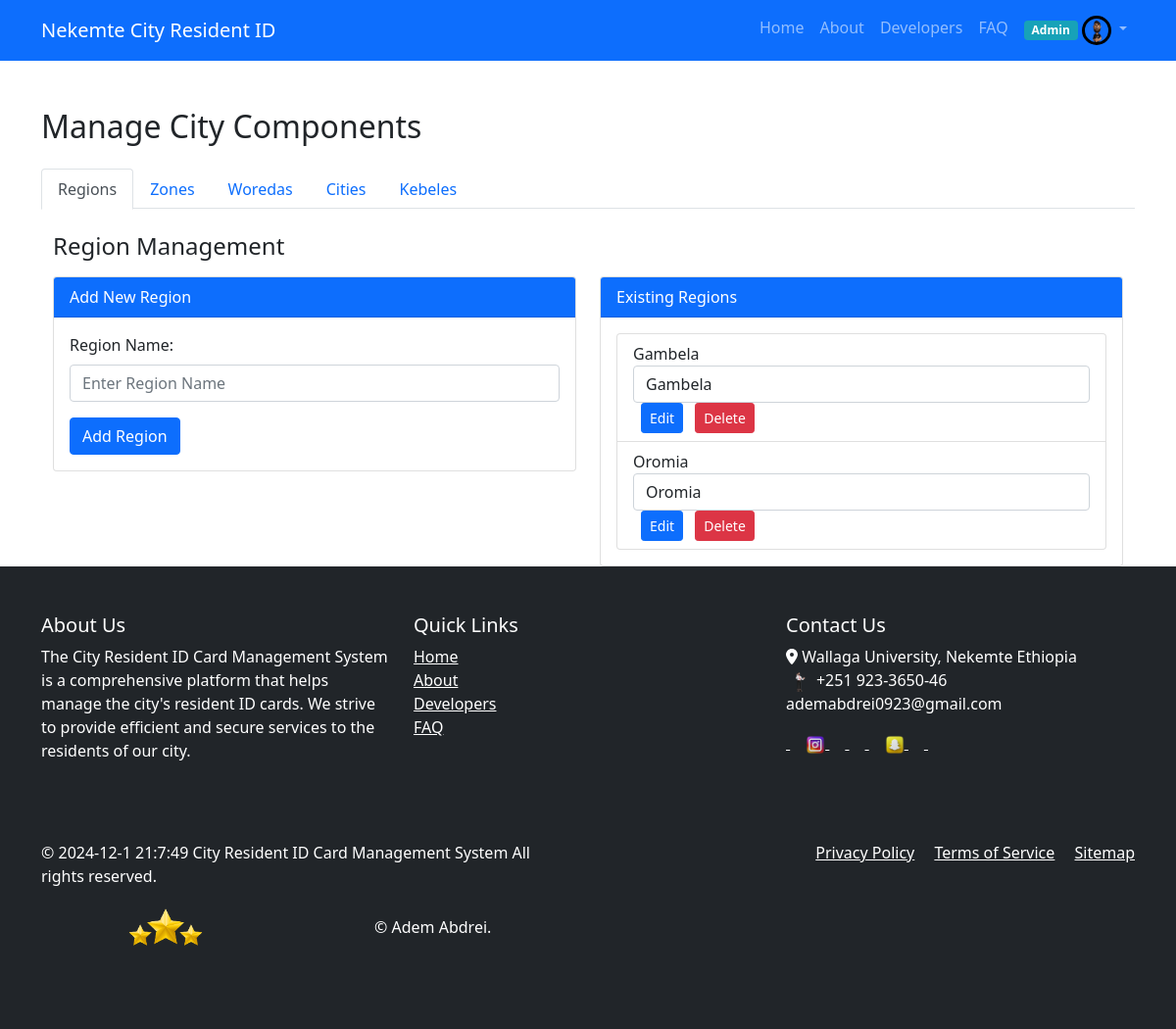
Page /admin/admin_manage_components.php (signed in) on the committed database.
### tables this page shows
CREATE TABLE `region` (
  `region_id` int(11) NOT NULL,
  `region_name` varchar(50) NOT NULL
);

### admin/admin_manage_components.php (the view, shortened to what this page needs)
<?php
function getRegions($conn)
{
    $sql = "SELECT * FROM region";
    $result = $conn->query($sql);
    return $result->fetch_all(MYSQLI_ASSOC);
}
?>
<!DOCTYPE html>
<html lang="en">
<head>
    <link rel="stylesheet" href="https://stackpath.bootstrapcdn.com/bootstrap/4.5.2/css/bootstrap.min.css">
</head>
<body>
    <?php include '../includes/header.php'; ?>
    <div class="container mt-5">
        <h2 class="mb-4">Manage City Components</h2>
        <ul class="nav nav-tabs mb-4" id="componentTabs" role="tablist">
            <li class="nav-item" role="presentation">
                <a class="nav-link active" id="region-tab" data-toggle="tab" href="#region" role="tab" aria-controls="region" aria-selected="true">Regions</a>
            </li>
            <li class="nav-item" role="presentation">
                <a class="nav-link" id="zone-tab" data-toggle="tab" href="#zone" role="tab" aria-controls="zone" aria-selected="false">Zones</a>
            </li>
            <li class="nav-item" role="presentation">
                <a class="nav-link" id="woreda-tab" data-toggle="tab" href="#woreda" role="tab" aria-controls="woreda" aria-selected="false">Woredas</a>
            </li>
            <li class="nav-item" role="presentation">
                <a class="nav-link" id="city-tab" data-toggle="tab" href="#city" role="tab" aria-controls="city" aria-selected="false">Cities</a>
            </li>
            <li class="nav-item" role="presentation">
                <a class="nav-link" id="kebele-tab" data-toggle="tab" href="#kebele" role="tab" aria-controls="kebele" aria-selected="false">Kebeles</a>
            </li>
        </ul>
        <div class="tab-content">
            <div class="tab-pane fade show active" id="region" role="tabpanel" aria-labelledby="region-tab">
                <div class="container mt-4">
                    <h4 class="mb-3">Region Management</h4>
                    <div class="row">
                        <div class="col-md-6">
                            <div class="card">
                                <div class="card-header bg-primary text-white">
                                    Add New Region
                                </div>
                                <div class="card-body">
                                    <form action="<?php echo htmlspecialchars($_SERVER["PHP_SELF"]); ?>" method="POST">
                                        <div class="form-group">
                                            <label for="regionName">Region Name:</label>
                                            <input type="text" name="region_name" class="form-control" id="regionName" placeholder="Enter Region Name" required>
                                        </div>
                                        <button type="submit" name="add_region" class="btn btn-primary">Add Region</button>
                                    </form>
                                </div>
                            </div>
                        </div>
                        <div class="col-md-6">
                            <div class="card">
                                <div class="card-header bg-primary text-white">
                                    Existing Regions
                                </div>
                                <div class="card-body">
                                    <ul class="list-group" id="regionList">
                                        <?php $regions = getRegions($conn);
                                        foreach ($regions as $region) : ?>
                                            <li class="list-group-item">
                                                <?php echo $region['region_name']; ?>
                                                <form action="<?php echo htmlspecialchars($_SERVER["PHP_SELF"]); ?>" method="POST" class="d-inline">
                                                    <input type="text" name="edit_region_name" class="form-control d-inline" value="<?php echo $region['region_name']; ?>" required>
                                                    <button type="submit" name="edit_region" class="btn btn-sm btn-primary ml-2">Edit</button>
                                                </form>
                                                <form action="<?php echo htmlspecialchars($_SERVER["PHP_SELF"]); ?>" method="POST" class="d-inline">
                                                    <button type="submit" name="delete_region" class="btn btn-sm btn-danger ml-2">Delete</button>
                                                </form>
                                            </li>
                                        <?php endforeach; ?>
                                    </ul>
                                </div>
                            </div>
                        </div>
                    </div>
                </div>
            </div>
        </div>
    </div>
    <?php include '../includes/footer.php'; ?>
</body>
</html>

### includes/header.php (shortened to what this page needs)
<!DOCTYPE html>
<html lang="en">
<head>
    <link rel="stylesheet" href="/cricms2/css/bootstrap.min.css">
</head>
<body>
    <header>
        <nav class="navbar navbar-expand-lg navbar-dark bg-primary">
            <div class="container">
                <a class="navbar-brand" href="/cricms2/index.php">Nekemte City Resident ID</a>
                <div class="collapse navbar-collapse" id="navbarNav">
                    <ul class="navbar-nav ml-auto">
                        <li class="nav-item">
                            <a class="nav-link" href="/cricms2/index.php">Home</a>
                        </li>
                        <li class="nav-item">
                            <a class="nav-link" href="/cricms2/about.php">About</a>
                        </li>
                        <li class="nav-item">
                            <a class="nav-link" href="/cricms2/developers.php">Developers</a>
                        </li>
                        <li class="nav-item">
                            <a class="nav-link" href="/cricms2/faq.php">FAQ</a>
                        </li>
                        <?php if (isset($_SESSION["user_type"])) { ?>
                            <li class="nav-item dropdown">
                                <a class="nav-link dropdown-toggle" href="#" id="navbarDropdown" role="button" data-toggle="dropdown" aria-haspopup="true" aria-expanded="false">
                                    <span class="badge badge-pill badge-info"><?php echo ucfirst($_SESSION["user_type"]); ?></span>
                                    <?php if (!empty($_SESSION["image"]) && file_exists($_SESSION["image"])) : ?>
                                        <img src="<?php echo $_SESSION["image"]; ?>" alt="" style="width: 30px; height: 30px; border-radius: 50%; border: 3px solid black;">
                                    <?php else : ?>
                                        <img src="/odps/images/favicon/favicon.jpg" alt="" style="width: 30px; height: 30px; border-radius: 50%;border: 3px solid black;">
                                    <?php endif; ?>
                                </a>
                            </li>
                        <?php } ?>
                    </ul>
                </div>
            </div>
        </nav>
    </header>

### includes/footer.php (shortened to what this page needs)
<footer class="bg-dark text-white py-5">
    <div class="container">
        <div class="row">
            <div class="col-md-4 mb-4 mb-md-0">
                <h5>About Us</h5>
                <p>The City Resident ID Card Management System is a comprehensive platform that helps manage the city's
                    resident ID cards. We strive to provide efficient and secure services to the residents of our city.
                </p>
            </div>
            <div class="col-md-4 mb-4 mb-md-0">
                <h5>Quick Links</h5>
                <ul class="list-unstyled">
                    <li><a href="/cricms2/index.php" class="text-white">Home</a></li>
                    <li><a href="/cricms2/about.php" class="text-white">About</a></li>
                    <li><a href="/cricms2/developers.php" class="text-white">Developers</a></li>
                    <li><a href="/cricms2/faq.php" class="text-white">FAQ</a></li>
                </ul>
            </div>
            <div class="col-md-4">
                <h5>Contact Us</h5>
                <ul class="list-unstyled">
                    <li><i class="fas fa-map-marker-alt"></i> Wallaga University, Nekemte Ethiopia</li>
                    <li><img src="/cricms2/images/man-talking-on-phone-3021098.png" alt=""></i> +251 923-3650-46</li>
                    <li> </i> ademabdrei0923@gmail.com</li>
                </ul>
                <div class="social-icons">
                    <a href="#" class="text-white mr-3"> <img src="/cricms2/images/facebook.png" alt=""> </a>
                    <a href="#" class="text-white mr-3"> <img src="/cricms2/images/instagram.png" alt=""> </a>
                    <a href="#" class="text-white mr-3"> <img src="/cricms2/images/twitter.png" alt=""> </a>
                    <a href="#" class="text-white mr-3"> <img src="/cricms2/images/pintrest.png" alt=""> </a>
                    <a href="#" class="text-white mr-3"> <img src="/cricms2/images/snapchat.png" alt=""> </a>
                    <a href="#" class="text-white mr-3"> <img src="/cricms2/images/twitter.png" alt=""> </a>
                </div>
            </div>
        </div>
    </div>
    <div class="container-fluid bg-darker-dark py-3 mt-5">
        <div class="container">
            <div class="row">
                <div class="col-md-6">
                    <p class="mb-0">&copy; <span id="date-time"></span> City Resident ID Card Management System All
                        rights reserved.</p>
                    <div style="display: flex; align-items:center ; justify-content: space-around">
                        <div class="star">
                            <img src="/cricms2/images/star.png" alt="">
                        </div>
                        <p class="mb-0">&copy; Adem Abdrei.</p>
                    </div>
                </div>
                <div class="col-md-6 text-md-right">
                    <a href="#" class="text-white mr-3">Privacy Policy</a>
                    <a href="#" class="text-white mr-3">Terms of Service</a>
                    <a href="#" class="text-white">Sitemap</a>
                </div>
            </div>
        </div>
    </div>
</footer>
<link rel="stylesheet" href="https://cdn.jsdelivr.net/npm/bootstrap@5.1.3/dist/css/bootstrap.min.css">
</head>
<body>
</body>
</html>

### includes/footer.php (style rules this page uses)
div .list-unstyled img { height: 20px; }
div .social-icons img { height: 20px; }
div .star img { height: 80px; }

### rows in the picture
region: region_name "Gambela", edit_region_name "Gambela"
region: region_name "Oromia", edit_region_name "Oromia"

### other values in the picture
$_SESSION["user_type"] "Admin"
